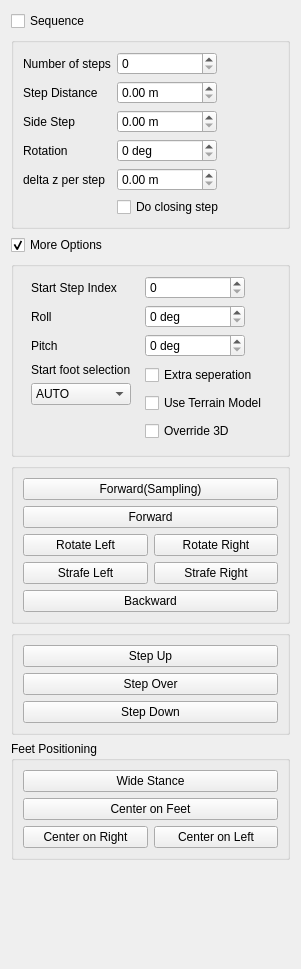
<?xml version="1.0" encoding="UTF-8"?>
<ui version="4.0">
 <class>PatternWidget</class>
 <widget class="QWidget" name="PatternWidget">
  <property name="geometry">
   <rect>
    <x>0</x>
    <y>0</y>
    <width>301</width>
    <height>969</height>
   </rect>
  </property>
  <property name="windowTitle">
   <string>Form</string>
  </property>
  <layout class="QVBoxLayout" name="verticalLayout_15">
   <item>
    <widget class="QCheckBox" name="sequenceCheckBox">
     <property name="text">
      <string>Sequence </string>
     </property>
     <property name="shortcut">
      <string>S</string>
     </property>
    </widget>
   </item>
   <item>
    <widget class="QGroupBox" name="commonOptionsGroupBox">
     <property name="title">
      <string/>
     </property>
     <layout class="QFormLayout" name="formLayout">
      <item row="0" column="0">
       <widget class="QLabel" name="patternNOStepsLabel">
        <property name="text">
         <string>Number of steps</string>
        </property>
       </widget>
      </item>
      <item row="1" column="0">
       <widget class="QLabel" name="patternStepDistanceLabel">
        <property name="text">
         <string>Step Distance</string>
        </property>
       </widget>
      </item>
      <item row="1" column="1">
       <widget class="QDoubleSpinBox" name="patternStepDistanceSpinBox">
        <property name="sizePolicy">
         <sizepolicy hsizetype="Minimum" vsizetype="Fixed">
          <horstretch>0</horstretch>
          <verstretch>0</verstretch>
         </sizepolicy>
        </property>
        <property name="maximumSize">
         <size>
          <width>100</width>
          <height>16777215</height>
         </size>
        </property>
        <property name="suffix">
         <string> m</string>
        </property>
        <property name="maximum">
         <double>10.000000000000000</double>
        </property>
        <property name="singleStep">
         <double>0.010000000000000</double>
        </property>
       </widget>
      </item>
      <item row="2" column="0">
       <widget class="QLabel" name="patternSideStepLabel">
        <property name="text">
         <string>Side Step</string>
        </property>
       </widget>
      </item>
      <item row="2" column="1">
       <widget class="QDoubleSpinBox" name="patternSideStepDoubleSpinBox">
        <property name="sizePolicy">
         <sizepolicy hsizetype="Minimum" vsizetype="Fixed">
          <horstretch>0</horstretch>
          <verstretch>0</verstretch>
         </sizepolicy>
        </property>
        <property name="maximumSize">
         <size>
          <width>100</width>
          <height>16777215</height>
         </size>
        </property>
        <property name="suffix">
         <string> m</string>
        </property>
        <property name="maximum">
         <double>10.000000000000000</double>
        </property>
        <property name="singleStep">
         <double>0.010000000000000</double>
        </property>
       </widget>
      </item>
      <item row="4" column="0">
       <widget class="QLabel" name="patternRotationLabel">
        <property name="text">
         <string>Rotation</string>
        </property>
       </widget>
      </item>
      <item row="4" column="1">
       <widget class="QSpinBox" name="patternRotationSpinBox">
        <property name="sizePolicy">
         <sizepolicy hsizetype="Minimum" vsizetype="Fixed">
          <horstretch>0</horstretch>
          <verstretch>0</verstretch>
         </sizepolicy>
        </property>
        <property name="maximumSize">
         <size>
          <width>100</width>
          <height>16777215</height>
         </size>
        </property>
        <property name="suffix">
         <string> deg</string>
        </property>
        <property name="prefix">
         <string/>
        </property>
        <property name="maximum">
         <number>359</number>
        </property>
       </widget>
      </item>
      <item row="5" column="0">
       <widget class="QLabel" name="patternDeltaZLabel">
        <property name="text">
         <string>delta z per step</string>
        </property>
       </widget>
      </item>
      <item row="5" column="1">
       <widget class="QDoubleSpinBox" name="patternDeltaZDoubleSpinBox">
        <property name="sizePolicy">
         <sizepolicy hsizetype="Minimum" vsizetype="Fixed">
          <horstretch>0</horstretch>
          <verstretch>0</verstretch>
         </sizepolicy>
        </property>
        <property name="maximumSize">
         <size>
          <width>100</width>
          <height>16777215</height>
         </size>
        </property>
        <property name="suffix">
         <string> m</string>
        </property>
        <property name="maximum">
         <double>10.000000000000000</double>
        </property>
        <property name="singleStep">
         <double>0.010000000000000</double>
        </property>
       </widget>
      </item>
      <item row="0" column="1">
       <widget class="QSpinBox" name="patternNOStepsSpinBox">
        <property name="sizePolicy">
         <sizepolicy hsizetype="Minimum" vsizetype="Fixed">
          <horstretch>0</horstretch>
          <verstretch>0</verstretch>
         </sizepolicy>
        </property>
        <property name="maximumSize">
         <size>
          <width>100</width>
          <height>16777215</height>
         </size>
        </property>
       </widget>
      </item>
      <item row="6" column="1">
       <widget class="QCheckBox" name="patternClosingStepCheckBox">
        <property name="text">
         <string>Do closing step</string>
        </property>
        <property name="checked">
         <bool>false</bool>
        </property>
       </widget>
      </item>
     </layout>
    </widget>
   </item>
   <item>
    <widget class="QCheckBox" name="patternMoreOptionsCheckbox">
     <property name="text">
      <string>More Options</string>
     </property>
     <property name="checked">
      <bool>true</bool>
     </property>
    </widget>
   </item>
   <item>
    <widget class="QGroupBox" name="patternMoreOptionsGroupBox">
     <property name="enabled">
      <bool>true</bool>
     </property>
     <property name="title">
      <string/>
     </property>
     <property name="checkable">
      <bool>false</bool>
     </property>
     <layout class="QGridLayout" name="gridLayout_4">
      <item row="9" column="2">
       <layout class="QVBoxLayout" name="verticalLayout_7">
        <item>
         <widget class="QCheckBox" name="patternExtraSeperationCheckBox">
          <property name="text">
           <string>Extra seperation</string>
          </property>
         </widget>
        </item>
        <item>
         <widget class="QCheckBox" name="patternTerrainModelCheckBox">
          <property name="text">
           <string>Use Terrain Model</string>
          </property>
         </widget>
        </item>
        <item>
         <widget class="QCheckBox" name="patternOverride3DCheckBox">
          <property name="text">
           <string>Override 3D</string>
          </property>
         </widget>
        </item>
       </layout>
      </item>
      <item row="5" column="0">
       <widget class="QLabel" name="patternRollLabel">
        <property name="text">
         <string>Roll</string>
        </property>
       </widget>
      </item>
      <item row="8" column="0">
       <widget class="QLabel" name="patternPitchLabel">
        <property name="text">
         <string>Pitch</string>
        </property>
       </widget>
      </item>
      <item row="5" column="2">
       <widget class="QSpinBox" name="patternRollSpinBox">
        <property name="maximumSize">
         <size>
          <width>100</width>
          <height>16777215</height>
         </size>
        </property>
        <property name="suffix">
         <string> deg</string>
        </property>
        <property name="maximum">
         <number>359</number>
        </property>
       </widget>
      </item>
      <item row="8" column="2">
       <widget class="QSpinBox" name="patternPitchSpinBox">
        <property name="maximumSize">
         <size>
          <width>100</width>
          <height>16777215</height>
         </size>
        </property>
        <property name="suffix">
         <string> deg</string>
        </property>
        <property name="maximum">
         <number>359</number>
        </property>
       </widget>
      </item>
      <item row="9" column="0">
       <layout class="QVBoxLayout" name="verticalLayout_8">
        <item>
         <widget class="QLabel" name="patternStartFootLabel">
          <property name="text">
           <string>Start foot selection</string>
          </property>
         </widget>
        </item>
        <item>
         <widget class="QComboBox" name="patternStartFootComboBox">
          <property name="maximumSize">
           <size>
            <width>100</width>
            <height>16777215</height>
           </size>
          </property>
          <item>
           <property name="text">
            <string>AUTO</string>
           </property>
          </item>
          <item>
           <property name="text">
            <string>LEFT</string>
           </property>
          </item>
          <item>
           <property name="text">
            <string>RIGHT</string>
           </property>
          </item>
         </widget>
        </item>
        <item>
         <spacer name="verticalSpacer">
          <property name="orientation">
           <enum>Qt::Vertical</enum>
          </property>
          <property name="sizeHint" stdset="0">
           <size>
            <width>20</width>
            <height>40</height>
           </size>
          </property>
         </spacer>
        </item>
       </layout>
      </item>
      <item row="3" column="0">
       <widget class="QLabel" name="patternStartIndexLabel">
        <property name="text">
         <string>Start Step Index</string>
        </property>
       </widget>
      </item>
      <item row="3" column="2">
       <widget class="QSpinBox" name="patternStartIndexSpinBox">
        <property name="maximumSize">
         <size>
          <width>100</width>
          <height>16777215</height>
         </size>
        </property>
       </widget>
      </item>
     </layout>
    </widget>
   </item>
   <item>
    <widget class="QGroupBox" name="patternCommandGroupBox">
     <property name="title">
      <string/>
     </property>
     <layout class="QGridLayout" name="gridLayout_5">
      <item row="6" column="1">
       <widget class="QPushButton" name="patternBackwardPushButton">
        <property name="text">
         <string>Backward</string>
        </property>
        <property name="shortcut">
         <string>7</string>
        </property>
       </widget>
      </item>
      <item row="0" column="1">
       <widget class="QPushButton" name="patternSamplingPushButton">
        <property name="text">
         <string>Forward(Sampling)</string>
        </property>
        <property name="shortcut">
         <string>1</string>
        </property>
       </widget>
      </item>
      <item row="1" column="1">
       <widget class="QPushButton" name="patternForwardPushButton">
        <property name="text">
         <string>Forward</string>
        </property>
        <property name="shortcut">
         <string>2</string>
        </property>
       </widget>
      </item>
      <item row="3" column="1">
       <layout class="QHBoxLayout" name="horizontalLayout">
        <item>
         <widget class="QPushButton" name="patternRotateLeftPushButton">
          <property name="text">
           <string>Rotate Left</string>
          </property>
          <property name="shortcut">
           <string>3</string>
          </property>
         </widget>
        </item>
        <item>
         <widget class="QPushButton" name="patternRotateRightPushButton">
          <property name="text">
           <string>Rotate Right</string>
          </property>
          <property name="shortcut">
           <string>4</string>
          </property>
         </widget>
        </item>
       </layout>
      </item>
      <item row="5" column="1">
       <layout class="QHBoxLayout" name="horizontalLayout_2">
        <item>
         <widget class="QPushButton" name="patternStrafeLeftPushButton">
          <property name="text">
           <string>Strafe Left</string>
          </property>
          <property name="shortcut">
           <string>5</string>
          </property>
         </widget>
        </item>
        <item>
         <widget class="QPushButton" name="patternStrafeRightPushButton">
          <property name="text">
           <string>Strafe Right</string>
          </property>
          <property name="shortcut">
           <string>6</string>
          </property>
         </widget>
        </item>
       </layout>
      </item>
     </layout>
    </widget>
   </item>
   <item>
    <widget class="QGroupBox" name="patternStepGroupBox">
     <property name="title">
      <string/>
     </property>
     <layout class="QVBoxLayout" name="verticalLayout_11">
      <item>
       <widget class="QPushButton" name="patternStepUpPushButton">
        <property name="text">
         <string>Step Up</string>
        </property>
        <property name="shortcut">
         <string>8</string>
        </property>
       </widget>
      </item>
      <item>
       <widget class="QPushButton" name="patternStepOverPushButton">
        <property name="text">
         <string>Step Over</string>
        </property>
        <property name="shortcut">
         <string>9</string>
        </property>
       </widget>
      </item>
      <item>
       <widget class="QPushButton" name="patternStepDownPushButton">
        <property name="text">
         <string>Step Down</string>
        </property>
        <property name="shortcut">
         <string>0</string>
        </property>
       </widget>
      </item>
     </layout>
    </widget>
   </item>
   <item>
    <widget class="QGroupBox" name="patternFeetPosGroupBox">
     <property name="title">
      <string>Feet Positioning</string>
     </property>
     <layout class="QGridLayout" name="gridLayout_2">
      <item row="3" column="0">
       <widget class="QPushButton" name="patternCenterFeetPushButton">
        <property name="text">
         <string>Center on Feet</string>
        </property>
       </widget>
      </item>
      <item row="2" column="0">
       <widget class="QPushButton" name="patternWideStancePushButton">
        <property name="text">
         <string>Wide Stance</string>
        </property>
       </widget>
      </item>
      <item row="4" column="0" rowspan="3">
       <layout class="QHBoxLayout" name="horizontalLayout_3">
        <item>
         <widget class="QPushButton" name="patternCenterRightPushButton">
          <property name="text">
           <string>Center on Right</string>
          </property>
         </widget>
        </item>
        <item>
         <widget class="QPushButton" name="patternCenterLeftPushButton">
          <property name="text">
           <string>Center on Left</string>
          </property>
         </widget>
        </item>
       </layout>
      </item>
     </layout>
    </widget>
   </item>
   <item>
    <spacer name="verticalSpacer_2">
     <property name="orientation">
      <enum>Qt::Vertical</enum>
     </property>
     <property name="sizeHint" stdset="0">
      <size>
       <width>20</width>
       <height>40</height>
      </size>
     </property>
    </spacer>
   </item>
  </layout>
 </widget>
 <resources/>
 <connections/>
</ui>
